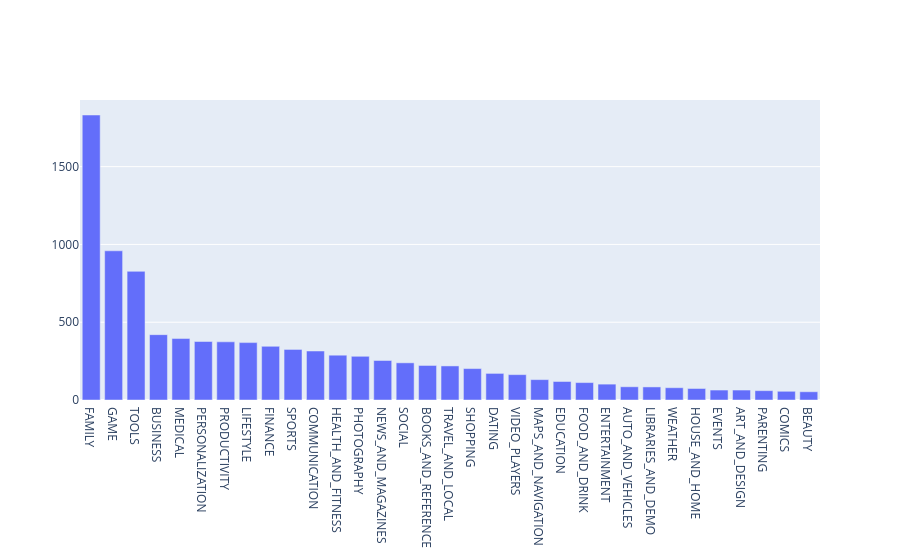

Notebook source saved alongside this figure:
### Code cell
import plotly
plotly.offline.init_notebook_mode(connected=True)
import plotly.graph_objs as go

# Print the total number of unique categories
num_categories = len(apps_df['Category'].unique())
print('Number of categories = ', num_categories)

# Count the number of apps in each 'Category'. 
num_apps_in_category = apps_df['Category'].value_counts()

# Sort num_apps_in_category in descending order based on the count of apps in each category
sorted_num_apps_in_category = num_apps_in_category.sort_values(ascending = False)

data = [go.Bar(
        x = num_apps_in_category.index, # index = category name
        y = num_apps_in_category.values, # value = count
)]

plotly.offline.iplot(data)

### Figure 1 — Plotly figure (JSON) as saved in the notebook; plotly's stock layout.template omitted (floating-point values rounded to 4 significant figures)
{"data": [{"type": "bar", "x": ["FAMILY", "GAME", "TOOLS", "BUSINESS", "MEDICAL", "PERSONALIZATION", "PRODUCTIVITY", "LIFESTYLE", "FINANCE", "SPORTS", "COMMUNICATION", "HEALTH_AND_FITNESS", "PHOTOGRAPHY", "NEWS_AND_MAGAZINES", "SOCIAL", "BOOKS_AND_REFERENCE", "TRAVEL_AND_LOCAL", "SHOPPING", "DATING", "VIDEO_PLAYERS", "MAPS_AND_NAVIGATION", "EDUCATION", "FOOD_AND_DRINK", "ENTERTAINMENT", "AUTO_AND_VEHICLES", "LIBRARIES_AND_DEMO", "WEATHER", "HOUSE_AND_HOME", "EVENTS", "ART_AND_DESIGN", "PARENTING", "COMICS", "BEAUTY"], "y": [1832, 959, 827, 420, 395, 376, 374, 369, 345, 325, 315, 288, 281, 254, 239, 222, 219, 202, 171, 163, 131, 119, 112, 102, 85, 84, 79, 74, 64, 64, 60, 56, 53]}], "layout": {"autosize": true, "xaxis": {"autorange": true, "range": [-0.5, 32.5], "type": "category"}, "yaxis": {"autorange": true, "range": [0, 1928.0], "type": "linear"}}}
